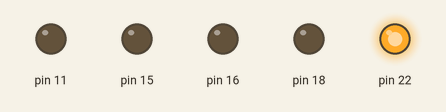
This program was run on a simulated Raspberry Pi (header pin numbers). Shown: output pins drawn as LEDs (lit = HIGH).

Above: at 1.0 s.
At 3.0 s:
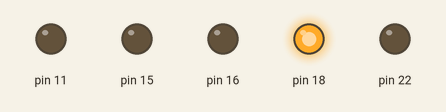
At 5.0 s:
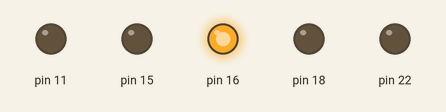
At 7.0 s:
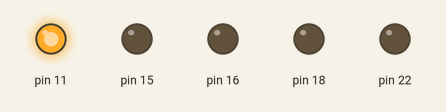
At 10.5 s:
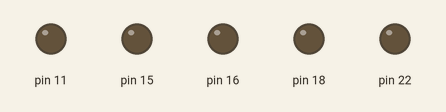
Timing chart, 0 to 16.9 s (numbered marks = the images above):
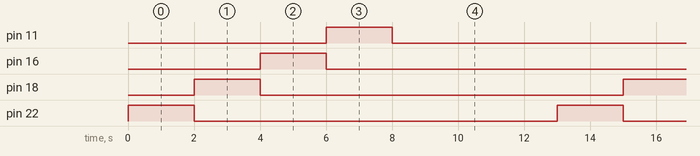

The program:

test5.py
```python
import time
from time import sleep
import RPi.GPIO as GPIO
GPIO.setwarnings(False)
GPIO.setmode(GPIO.BOARD)
GPIO.setup(22, GPIO.OUT)
GPIO.setup(18, GPIO.OUT)
GPIO.setup(16, GPIO.OUT)
GPIO.setup(15, GPIO.OUT)
GPIO.setup(11, GPIO.OUT)


GPIO.setup(22, 0)
GPIO.setup(18, 0)
GPIO.setup(16, 0)
#GPIO.setup(15, 0)
GPIO.setup(11, 0)

while True:

  GPIO.output(22, 1)
  time.sleep(2)
  GPIO.output(22, 0)

  GPIO.output(18, 1)
  time.sleep(2)
  GPIO.output(18, 0)

  GPIO.output(16, 1)
  time.sleep(2)
  GPIO.output(16, 0)

#  GPIO.output(15, 1)
 # time.sleep(2)
 # GPIO.output(15, 0)

  GPIO.output(11, 1)
  time.sleep(2)
  GPIO.output(11, 0)

  GPIO.output(22, 0)
  GPIO.output(18, 0)
  GPIO.output(16, 0)
  #GPIO.output(15, 0)
  GPIO.output(11, 0)
  time.sleep(5)
```

Measured:
- by itself, pin 11, pin 16, pin 18, pin 22: alternates HIGH for 2.0 s and LOW for 11.0 s
- by itself, everything shown: repeats every 13.0 s, in 5 steps
